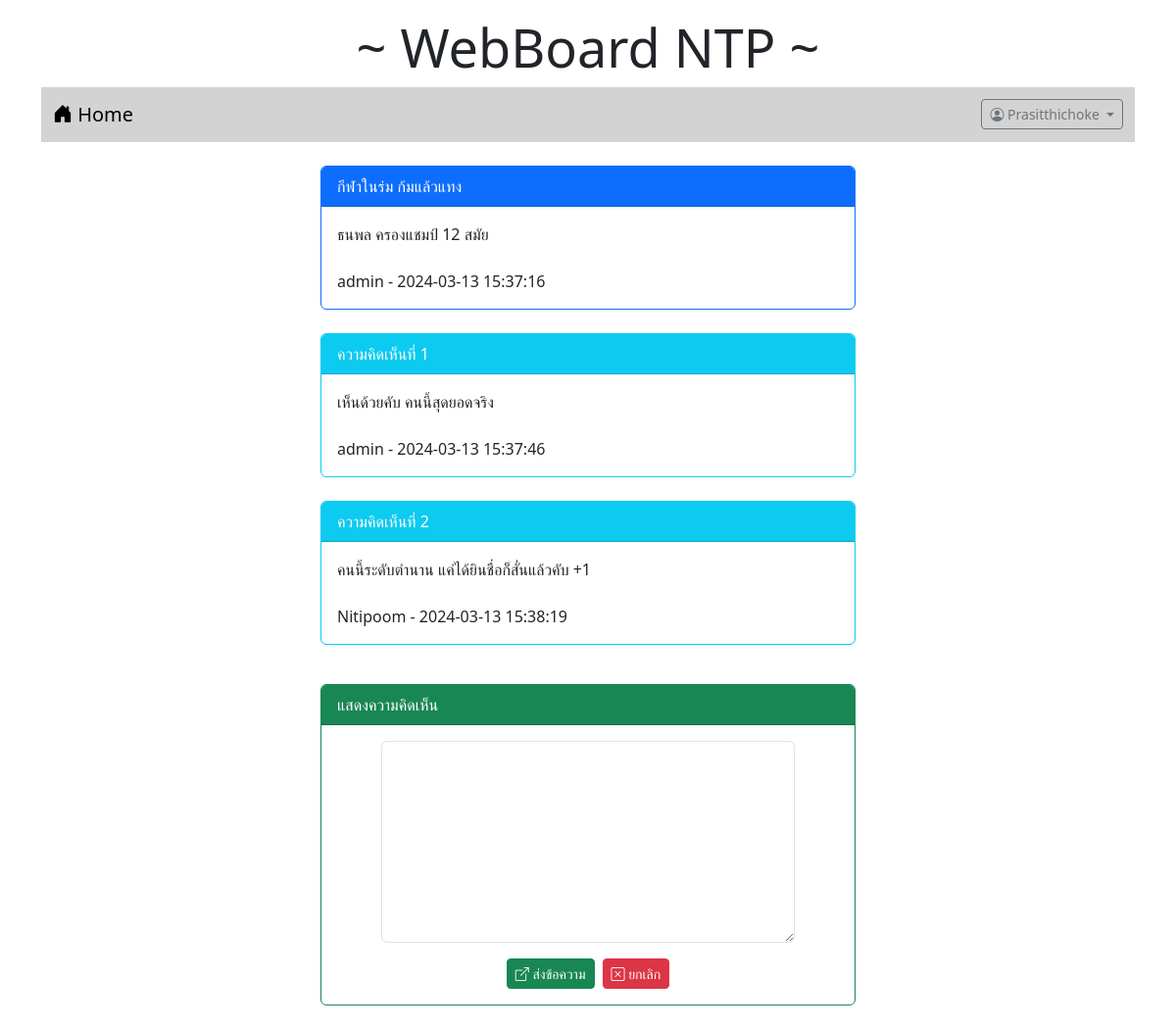
/post.php?id=3 (signed in), run on the app's committed database.
### tables this page shows
CREATE TABLE `post` (
  `id` int(11) NOT NULL,
  `title` varchar(128) NOT NULL,
  `content` varchar(2048) NOT NULL,
  `post_date` datetime NOT NULL,
  `cat_id` int(11) NOT NULL,
  `user_id` int(11) NOT NULL
);

CREATE TABLE `user` (
  `id` int(11) NOT NULL,
  `login` varchar(32) NOT NULL,
  `password` varchar(64) NOT NULL,
  `name` varchar(64) NOT NULL,
  `gender` char(1) NOT NULL,
  `email` varchar(32) NOT NULL,
  `role` char(1) NOT NULL
);

CREATE TABLE `comment` (
  `id` int(11) NOT NULL,
  `content` mediumtext NOT NULL,
  `post_date` datetime NOT NULL,
  `user_id` int(11) NOT NULL,
  `post_id` int(11) NOT NULL
);

### post.php (the view, shortened to what this page needs)
<!DOCTYPE html>
<html lang="en">
<head>
    <link rel="stylesheet" href="bootstrap-5.3.2-dist/css/bootstrap.min.css">
    <link rel="stylesheet" href="https://cdn.jsdelivr.net/npm/bootstrap-icons@1.11.3/font/bootstrap-icons.min.css">
</head>
<body>
    <div class="container-lg">
    <h1 style="text-align: center;font-size: 54px;"class="mt-3">~ WebBoard NTP ~</h1>
        <?php include "nav.php" ?>
        <div class="row mt-4">
            <div class="col-lg-3 col-md-2 col-sm-1"></div>
            <div class="col-lg-6 col-md-8 col-sm-10">
                <?php
                    $conn=new PDO("mysql:host=localhost;dbname=webboard;charset=utf8","root","");
                    $sql="select post.title,post.content,post.post_date,user.login
                    from post inner join user on
                    (post.user_id = user.id) where post.id = $_GET[id]";
                    $result=$conn->query($sql);
                    while($row = $result->fetch()) {
                        echo "<div class='card border-primary'>";
                        echo "<div class='card-header bg-primary text-white'>$row[0]</div>";
                        echo "<div class='card-body'>$row[1]<br><br>$row[3] - $row[2]</div>";
                        echo "</div><br>";
                    }
                ?>
                <?php
                    $conn=new PDO("mysql:host=localhost;dbname=webboard;charset=utf8","root","");
                    $sql="select comment.content,comment.post_date,user.login
                    from comment inner join user on
                    (comment.user_id = user.id) where comment.post_id = $_GET[id]";
                    $result=$conn->query($sql);
                    $i = 1;
                    while($row = $result->fetch()) {
                        echo "<div class='card border-info'>";
                        echo "<div class='card-header bg-info text-white'>ความคิดเห็นที่ $i</div>";
                        echo "<div class='card-body'>$row[0]<br><br>$row[2] - $row[1]</div>";
                        echo "</div><br>";
                        $i = $i+1;
                    }
                ?>
                <?php if(isset($_SESSION['id'])) { ?>
                <div class="card border-success mt-3">
                    <div class="card-header bg-success text-white">แสดงความคิดเห็น</div>
                    <div class="card-body">
                        <form action="post_save.php" method="post">
                            <div class="row mb3 justify-content-center">
                                <div class="col-lg-10">
                                    <textarea name="comment" rows="8"
                                    class="form-control" require></textarea>
                                </div>
                            </div>
                            <div class="row mt-3">
                                <div class="col-lg-12 d-flex justify-content-center">
                                    <button type="submit" class="btn btn-success btn-sm text-white">
                                        <i class="bi bi-box-arrow-up-right"></i> ส่งข้อความ
                                    </button>
                                    <button type="reset" class="btn btn-danger btn-sm ms-2">
                                        <i class="bi bi-x-square"></i> ยกเลิก
                                    </button>
                                </div>
                            </div>
                        </form>
                    </div>
                </div>
                <?php } ?>
                <br>
            </div>
            <div class="col-lg-3 col-md-2 col-sm-1"></div>
        </div>
    </div>
</body>
</html>

### data on the page
post: title "กีฬาในร่ม ก้มแล้วแทง", content "ธนพล ครองแชมป์ 12 สมัย", user.login "admin", post_date "2024-03-13 15:37:16"
comment: content "เห็นด้วยคับ คนนี้สุดยอดจริง", user.login "admin", post_date "2024-03-13 15:37:46"
comment: content "คนนี้ระดับตำนาน แค่ได้ยินชื่อก็สั่นแล้วคับ +1", user.login "Nitipoom", post_date "2024-03-13 15:38:19"

### other printed values
$_SESSION['username'] "Prasitthichoke"
